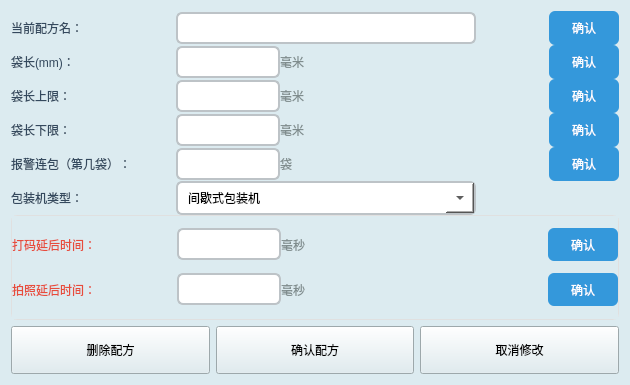
<?xml version="1.0" encoding="UTF-8"?>
<ui version="4.0">
 <class>AlterSchemeClass</class>
 <widget class="QWidget" name="AlterSchemeClass">
  <property name="geometry">
   <rect>
    <x>0</x>
    <y>0</y>
    <width>630</width>
    <height>385</height>
   </rect>
  </property>
  <property name="windowTitle">
   <string>配方参数管理</string>
  </property>
  <property name="windowIcon">
   <iconset resource="../OCRdemo.qrc">
    <normaloff>:/PNG/Resources/PNG/GXPF.png</normaloff>:/PNG/Resources/PNG/GXPF.png</iconset>
  </property>
  <property name="styleSheet">
   <string notr="true">background-color:rgb(220, 235, 240);</string>
  </property>
  <layout class="QVBoxLayout" name="mainLayout">
   <item>
    <widget class="QWidget" name="widget" native="true">
     <property name="styleSheet">
      <string notr="true"/>
     </property>
     <layout class="QVBoxLayout" name="widgetLayout">
      <property name="spacing">
       <number>0</number>
      </property>
      <property name="leftMargin">
       <number>0</number>
      </property>
      <property name="topMargin">
       <number>0</number>
      </property>
      <property name="rightMargin">
       <number>0</number>
      </property>
      <property name="bottomMargin">
       <number>0</number>
      </property>
      <item>
       <layout class="QHBoxLayout" name="hl_name">
        <item>
         <widget class="QLabel" name="label_2">
          <property name="minimumSize">
           <size>
            <width>165</width>
            <height>0</height>
           </size>
          </property>
          <property name="maximumSize">
           <size>
            <width>165</width>
            <height>16777215</height>
           </size>
          </property>
          <property name="styleSheet">
           <string notr="true">font: bold 16px &quot;Microsoft YaHei&quot;; color: #34495e; background: transparent;</string>
          </property>
          <property name="text">
           <string>当前配方名：</string>
          </property>
         </widget>
        </item>
        <item>
         <widget class="QLineEdit" name="lineEdit_4">
          <property name="minimumSize">
           <size>
            <width>300</width>
            <height>0</height>
           </size>
          </property>
          <property name="maximumSize">
           <size>
            <width>300</width>
            <height>16777215</height>
           </size>
          </property>
          <property name="styleSheet">
           <string notr="true">QLineEdit{font: 14px &quot;Microsoft YaHei&quot;; padding: 6px 10px; border: 2px solid #bdc3c7; border-radius: 6px; background: white;}
QLineEdit:focus{border-color: #3498db;}</string>
          </property>
         </widget>
        </item>
        <item>
         <spacer name="horizontalSpacer_2">
          <property name="orientation">
           <enum>Qt::Orientation::Horizontal</enum>
          </property>
          <property name="sizeHint" stdset="0">
           <size>
            <width>40</width>
            <height>20</height>
           </size>
          </property>
         </spacer>
        </item>
        <item>
         <widget class="QToolButton" name="toolButton_4">
          <property name="minimumSize">
           <size>
            <width>70</width>
            <height>34</height>
           </size>
          </property>
          <property name="styleSheet">
           <string notr="true">QToolButton{font: bold 13px &quot;Microsoft YaHei&quot;; background: #3498db; color: white; border-radius: 6px; padding: 6px 14px;}
QToolButton:hover{background: #2980b9;}</string>
          </property>
          <property name="text">
           <string>确认</string>
          </property>
         </widget>
        </item>
       </layout>
      </item>
      <item>
       <layout class="QHBoxLayout" name="hl_dc">
        <item>
         <widget class="QLabel" name="label_4">
          <property name="minimumSize">
           <size>
            <width>165</width>
            <height>0</height>
           </size>
          </property>
          <property name="maximumSize">
           <size>
            <width>165</width>
            <height>16777215</height>
           </size>
          </property>
          <property name="styleSheet">
           <string notr="true">font: bold 16px &quot;Microsoft YaHei&quot;; color: #34495e; background: transparent;</string>
          </property>
          <property name="text">
           <string>袋长(mm)：</string>
          </property>
         </widget>
        </item>
        <item>
         <widget class="QLineEdit" name="lineEdit">
          <property name="styleSheet">
           <string notr="true">QLineEdit{font: 14px &quot;Microsoft YaHei&quot;; padding: 6px 10px; border: 2px solid #bdc3c7; border-radius: 6px; background: white; max-width: 80px;}
QLineEdit:focus{border-color: #3498db;}</string>
          </property>
         </widget>
        </item>
        <item>
         <widget class="QLabel" name="label">
          <property name="styleSheet">
           <string notr="true">font: 13px &quot;Microsoft YaHei&quot;; color: #7f8c8d; background: transparent;</string>
          </property>
          <property name="text">
           <string>毫米</string>
          </property>
         </widget>
        </item>
        <item>
         <spacer name="horizontalSpacer_3">
          <property name="orientation">
           <enum>Qt::Orientation::Horizontal</enum>
          </property>
          <property name="sizeHint" stdset="0">
           <size>
            <width>40</width>
            <height>20</height>
           </size>
          </property>
         </spacer>
        </item>
        <item>
         <widget class="QToolButton" name="toolButton">
          <property name="minimumSize">
           <size>
            <width>70</width>
            <height>34</height>
           </size>
          </property>
          <property name="styleSheet">
           <string notr="true">QToolButton{font: bold 13px &quot;Microsoft YaHei&quot;; background: #3498db; color: white; border-radius: 6px; padding: 6px 14px;}
QToolButton:hover{background: #2980b9;}</string>
          </property>
          <property name="text">
           <string>确认</string>
          </property>
         </widget>
        </item>
       </layout>
      </item>
      <item>
       <layout class="QHBoxLayout" name="hl_max">
        <item>
         <widget class="QLabel" name="label_5">
          <property name="minimumSize">
           <size>
            <width>165</width>
            <height>0</height>
           </size>
          </property>
          <property name="maximumSize">
           <size>
            <width>165</width>
            <height>16777215</height>
           </size>
          </property>
          <property name="styleSheet">
           <string notr="true">font: bold 16px &quot;Microsoft YaHei&quot;; color: #34495e; background: transparent;</string>
          </property>
          <property name="text">
           <string>袋长上限：</string>
          </property>
         </widget>
        </item>
        <item>
         <widget class="QLineEdit" name="lineEdit_2">
          <property name="styleSheet">
           <string notr="true">QLineEdit{font: 14px &quot;Microsoft YaHei&quot;; padding: 6px 10px; border: 2px solid #bdc3c7; border-radius: 6px; background: white; max-width: 80px;}
QLineEdit:focus{border-color: #3498db;}</string>
          </property>
         </widget>
        </item>
        <item>
         <widget class="QLabel" name="label_3">
          <property name="styleSheet">
           <string notr="true">font: 13px &quot;Microsoft YaHei&quot;; color: #7f8c8d; background: transparent;</string>
          </property>
          <property name="text">
           <string>毫米</string>
          </property>
         </widget>
        </item>
        <item>
         <spacer name="horizontalSpacer_4">
          <property name="orientation">
           <enum>Qt::Orientation::Horizontal</enum>
          </property>
          <property name="sizeHint" stdset="0">
           <size>
            <width>40</width>
            <height>20</height>
           </size>
          </property>
         </spacer>
        </item>
        <item>
         <widget class="QToolButton" name="toolButton_2">
          <property name="minimumSize">
           <size>
            <width>70</width>
            <height>34</height>
           </size>
          </property>
          <property name="styleSheet">
           <string notr="true">QToolButton{font: bold 13px &quot;Microsoft YaHei&quot;; background: #3498db; color: white; border-radius: 6px; padding: 6px 14px;}
QToolButton:hover{background: #2980b9;}</string>
          </property>
          <property name="text">
           <string>确认</string>
          </property>
         </widget>
        </item>
       </layout>
      </item>
      <item>
       <layout class="QHBoxLayout" name="hl_min">
        <item>
         <widget class="QLabel" name="label_8">
          <property name="minimumSize">
           <size>
            <width>165</width>
            <height>0</height>
           </size>
          </property>
          <property name="maximumSize">
           <size>
            <width>165</width>
            <height>16777215</height>
           </size>
          </property>
          <property name="styleSheet">
           <string notr="true">font: bold 16px &quot;Microsoft YaHei&quot;; color: #34495e; background: transparent;</string>
          </property>
          <property name="text">
           <string>袋长下限：</string>
          </property>
         </widget>
        </item>
        <item>
         <widget class="QLineEdit" name="lineEdit_5">
          <property name="styleSheet">
           <string notr="true">QLineEdit{font: 14px &quot;Microsoft YaHei&quot;; padding: 6px 10px; border: 2px solid #bdc3c7; border-radius: 6px; background: white; max-width: 80px;}
QLineEdit:focus{border-color: #3498db;}</string>
          </property>
         </widget>
        </item>
        <item>
         <widget class="QLabel" name="label_9">
          <property name="styleSheet">
           <string notr="true">font: 13px &quot;Microsoft YaHei&quot;; color: #7f8c8d; background: transparent;</string>
          </property>
          <property name="text">
           <string>毫米</string>
          </property>
         </widget>
        </item>
        <item>
         <spacer name="horizontalSpacer_5">
          <property name="orientation">
           <enum>Qt::Orientation::Horizontal</enum>
          </property>
          <property name="sizeHint" stdset="0">
           <size>
            <width>40</width>
            <height>20</height>
           </size>
          </property>
         </spacer>
        </item>
        <item>
         <widget class="QToolButton" name="toolButton_9">
          <property name="minimumSize">
           <size>
            <width>70</width>
            <height>34</height>
           </size>
          </property>
          <property name="styleSheet">
           <string notr="true">QToolButton{font: bold 13px &quot;Microsoft YaHei&quot;; background: #3498db; color: white; border-radius: 6px; padding: 6px 14px;}
QToolButton:hover{background: #2980b9;}</string>
          </property>
          <property name="text">
           <string>确认</string>
          </property>
         </widget>
        </item>
       </layout>
      </item>
      <item>
       <layout class="QHBoxLayout" name="hl_warn">
        <item>
         <widget class="QLabel" name="label_6">
          <property name="sizePolicy">
           <sizepolicy hsizetype="Fixed" vsizetype="Preferred">
            <horstretch>0</horstretch>
            <verstretch>0</verstretch>
           </sizepolicy>
          </property>
          <property name="minimumSize">
           <size>
            <width>165</width>
            <height>0</height>
           </size>
          </property>
          <property name="maximumSize">
           <size>
            <width>165</width>
            <height>16777215</height>
           </size>
          </property>
          <property name="styleSheet">
           <string notr="true">font: bold 16px &quot;Microsoft YaHei&quot;; color: #34495e; background: transparent;</string>
          </property>
          <property name="text">
           <string>报警连包（第几袋）：</string>
          </property>
         </widget>
        </item>
        <item>
         <widget class="QLineEdit" name="lineEdit_3">
          <property name="styleSheet">
           <string notr="true">QLineEdit{font: 14px &quot;Microsoft YaHei&quot;; padding: 6px 10px; border: 2px solid #bdc3c7; border-radius: 6px; background: white; max-width: 80px;}
QLineEdit:focus{border-color: #3498db;}</string>
          </property>
         </widget>
        </item>
        <item>
         <widget class="QLabel" name="label_14">
          <property name="styleSheet">
           <string notr="true">font: 13px &quot;Microsoft YaHei&quot;; color: #7f8c8d; background: transparent;</string>
          </property>
          <property name="text">
           <string>袋</string>
          </property>
         </widget>
        </item>
        <item>
         <spacer name="horizontalSpacer_6">
          <property name="orientation">
           <enum>Qt::Orientation::Horizontal</enum>
          </property>
          <property name="sizeHint" stdset="0">
           <size>
            <width>40</width>
            <height>20</height>
           </size>
          </property>
         </spacer>
        </item>
        <item>
         <widget class="QToolButton" name="toolButton_3">
          <property name="minimumSize">
           <size>
            <width>70</width>
            <height>34</height>
           </size>
          </property>
          <property name="styleSheet">
           <string notr="true">QToolButton{font: bold 13px &quot;Microsoft YaHei&quot;; background: #3498db; color: white; border-radius: 6px; padding: 6px 14px;}
QToolButton:hover{background: #2980b9;}</string>
          </property>
          <property name="text">
           <string>确认</string>
          </property>
         </widget>
        </item>
       </layout>
      </item>
      <item>
       <layout class="QHBoxLayout" name="hl_machine">
        <item>
         <widget class="QLabel" name="label_7">
          <property name="sizePolicy">
           <sizepolicy hsizetype="Fixed" vsizetype="Preferred">
            <horstretch>0</horstretch>
            <verstretch>0</verstretch>
           </sizepolicy>
          </property>
          <property name="minimumSize">
           <size>
            <width>165</width>
            <height>0</height>
           </size>
          </property>
          <property name="maximumSize">
           <size>
            <width>165</width>
            <height>16777215</height>
           </size>
          </property>
          <property name="styleSheet">
           <string notr="true">font: bold 16px &quot;Microsoft YaHei&quot;; color: #34495e; background: transparent;</string>
          </property>
          <property name="text">
           <string>包装机类型：</string>
          </property>
         </widget>
        </item>
        <item>
         <widget class="QComboBox" name="comboBox">
          <property name="minimumSize">
           <size>
            <width>300</width>
            <height>34</height>
           </size>
          </property>
          <property name="maximumSize">
           <size>
            <width>300</width>
            <height>16777215</height>
           </size>
          </property>
          <property name="styleSheet">
           <string notr="true">QComboBox{font: 14px &quot;Microsoft YaHei&quot;; padding: 4px 10px; border: 2px solid #bdc3c7; border-radius: 6px; background: white;}
QComboBox:focus{border-color: #3498db;}
QComboBox::drop-down{subcontrol-position: right; width: 28px;}

</string>
          </property>
          <item>
           <property name="text">
            <string>间歇式包装机</string>
           </property>
          </item>
          <item>
           <property name="text">
            <string>连续式包装机</string>
           </property>
          </item>
         </widget>
        </item>
        <item>
         <spacer name="horizontalSpacer">
          <property name="orientation">
           <enum>Qt::Orientation::Horizontal</enum>
          </property>
          <property name="sizeHint" stdset="0">
           <size>
            <width>40</width>
            <height>20</height>
           </size>
          </property>
         </spacer>
        </item>
       </layout>
      </item>
      <item>
       <widget class="QStackedWidget" name="stackedWidget">
        <property name="styleSheet">
         <string notr="true">#stackedWidget{background: #fafafa; border: 1px solid #e0e0e0; border-radius: 6px;}</string>
        </property>
        <property name="currentIndex">
         <number>0</number>
        </property>
        <widget class="QWidget" name="page">
         <layout class="QVBoxLayout" name="pageLayout">
          <property name="spacing">
           <number>0</number>
          </property>
          <property name="leftMargin">
           <number>0</number>
          </property>
          <property name="topMargin">
           <number>0</number>
          </property>
          <property name="rightMargin">
           <number>0</number>
          </property>
          <property name="bottomMargin">
           <number>0</number>
          </property>
          <item>
           <layout class="QHBoxLayout" name="hl_time1">
            <item>
             <widget class="QLabel" name="label_12">
              <property name="minimumSize">
               <size>
                <width>165</width>
                <height>0</height>
               </size>
              </property>
              <property name="maximumSize">
               <size>
                <width>165</width>
                <height>16777215</height>
               </size>
              </property>
              <property name="styleSheet">
               <string notr="true">font: bold 14px &quot;Microsoft YaHei&quot;; color: #e74c3c; background: transparent;</string>
              </property>
              <property name="text">
               <string>打码延后时间：</string>
              </property>
             </widget>
            </item>
            <item>
             <widget class="QLineEdit" name="lineEdit_8">
              <property name="styleSheet">
               <string notr="true">QLineEdit{font: 14px &quot;Microsoft YaHei&quot;; padding: 6px 10px; border: 2px solid #bdc3c7; border-radius: 6px; background: white; max-width: 80px;}
QLineEdit:focus{border-color: #3498db;}</string>
              </property>
             </widget>
            </item>
            <item>
             <widget class="QLabel" name="label_ms1">
              <property name="styleSheet">
               <string notr="true">font: 13px &quot;Microsoft YaHei&quot;; color: #7f8c8d; background: transparent;</string>
              </property>
              <property name="text">
               <string>毫秒</string>
              </property>
             </widget>
            </item>
            <item>
             <spacer name="horizontalSpacer_7">
              <property name="orientation">
               <enum>Qt::Orientation::Horizontal</enum>
              </property>
              <property name="sizeHint" stdset="0">
               <size>
                <width>40</width>
                <height>20</height>
               </size>
              </property>
             </spacer>
            </item>
            <item>
             <widget class="QToolButton" name="toolButton_7">
              <property name="minimumSize">
               <size>
                <width>70</width>
                <height>32</height>
               </size>
              </property>
              <property name="styleSheet">
               <string notr="true">QToolButton{font: bold 13px &quot;Microsoft YaHei&quot;; background: #3498db; color: white; border-radius: 6px; padding: 6px 14px;}
QToolButton:hover{background: #2980b9;}</string>
              </property>
              <property name="text">
               <string>确认</string>
              </property>
             </widget>
            </item>
           </layout>
          </item>
          <item>
           <layout class="QHBoxLayout" name="hl_time2">
            <item>
             <widget class="QLabel" name="label_13">
              <property name="minimumSize">
               <size>
                <width>165</width>
                <height>0</height>
               </size>
              </property>
              <property name="maximumSize">
               <size>
                <width>165</width>
                <height>16777215</height>
               </size>
              </property>
              <property name="styleSheet">
               <string notr="true">font: bold 14px &quot;Microsoft YaHei&quot;; color: #e74c3c; background: transparent;</string>
              </property>
              <property name="text">
               <string>拍照延后时间：</string>
              </property>
             </widget>
            </item>
            <item>
             <widget class="QLineEdit" name="lineEdit_9">
              <property name="styleSheet">
               <string notr="true">QLineEdit{font: 14px &quot;Microsoft YaHei&quot;; padding: 6px 10px; border: 2px solid #bdc3c7; border-radius: 6px; background: white; max-width: 80px;}
QLineEdit:focus{border-color: #3498db;}</string>
              </property>
             </widget>
            </item>
            <item>
             <widget class="QLabel" name="label_ms2">
              <property name="styleSheet">
               <string notr="true">font: 13px &quot;Microsoft YaHei&quot;; color: #7f8c8d; background: transparent;</string>
              </property>
              <property name="text">
               <string>毫秒</string>
              </property>
             </widget>
            </item>
            <item>
             <spacer name="horizontalSpacer_8">
              <property name="orientation">
               <enum>Qt::Orientation::Horizontal</enum>
              </property>
              <property name="sizeHint" stdset="0">
               <size>
                <width>40</width>
                <height>20</height>
               </size>
              </property>
             </spacer>
            </item>
            <item>
             <widget class="QToolButton" name="toolButton_8">
              <property name="minimumSize">
               <size>
                <width>70</width>
                <height>32</height>
               </size>
              </property>
              <property name="styleSheet">
               <string notr="true">QToolButton{font: bold 13px &quot;Microsoft YaHei&quot;; background: #3498db; color: white; border-radius: 6px; padding: 6px 14px;}
QToolButton:hover{background: #2980b9;}</string>
              </property>
              <property name="text">
               <string>确认</string>
              </property>
             </widget>
            </item>
           </layout>
          </item>
         </layout>
        </widget>
        <widget class="QWidget" name="page_2">
         <layout class="QVBoxLayout" name="page2Layout">
          <property name="spacing">
           <number>0</number>
          </property>
          <property name="leftMargin">
           <number>0</number>
          </property>
          <property name="topMargin">
           <number>0</number>
          </property>
          <property name="rightMargin">
           <number>0</number>
          </property>
          <property name="bottomMargin">
           <number>0</number>
          </property>
          <item>
           <layout class="QHBoxLayout" name="hl_dist1">
            <item>
             <widget class="QLabel" name="label_11">
              <property name="styleSheet">
               <string notr="true">font: bold 14px &quot;Microsoft YaHei&quot;; color: #e74c3c; background: transparent;</string>
              </property>
              <property name="text">
               <string>打码延后距离：</string>
              </property>
             </widget>
            </item>
            <item>
             <widget class="QLineEdit" name="lineEdit_7">
              <property name="styleSheet">
               <string notr="true">QLineEdit{font: 14px &quot;Microsoft YaHei&quot;; padding: 6px 10px; border: 2px solid #bdc3c7; border-radius: 6px; background: white; max-width: 80px;}
QLineEdit:focus{border-color: #3498db;}</string>
              </property>
             </widget>
            </item>
            <item>
             <widget class="QLabel" name="label_mm1">
              <property name="styleSheet">
               <string notr="true">font: 13px &quot;Microsoft YaHei&quot;; color: #7f8c8d; background: transparent;</string>
              </property>
              <property name="text">
               <string>mm</string>
              </property>
             </widget>
            </item>
            <item>
             <widget class="QToolButton" name="toolButton_6">
              <property name="minimumSize">
               <size>
                <width>70</width>
                <height>32</height>
               </size>
              </property>
              <property name="styleSheet">
               <string notr="true">QToolButton{font: bold 13px &quot;Microsoft YaHei&quot;; background: #3498db; color: white; border-radius: 6px; padding: 6px 14px;}
QToolButton:hover{background: #2980b9;}</string>
              </property>
              <property name="text">
               <string>确认</string>
              </property>
             </widget>
            </item>
           </layout>
          </item>
          <item>
           <layout class="QHBoxLayout" name="hl_dist2">
            <item>
             <widget class="QLabel" name="label_10">
              <property name="styleSheet">
               <string notr="true">font: bold 14px &quot;Microsoft YaHei&quot;; color: #e74c3c; background: transparent;</string>
              </property>
              <property name="text">
               <string>拍照延后距离：</string>
              </property>
             </widget>
            </item>
            <item>
             <widget class="QLineEdit" name="lineEdit_6">
              <property name="styleSheet">
               <string notr="true">QLineEdit{font: 14px &quot;Microsoft YaHei&quot;; padding: 6px 10px; border: 2px solid #bdc3c7; border-radius: 6px; background: white; max-width: 80px;}
QLineEdit:focus{border-color: #3498db;}</string>
              </property>
             </widget>
            </item>
            <item>
             <widget class="QLabel" name="label_mm2">
              <property name="styleSheet">
               <string notr="true">font: 13px &quot;Microsoft YaHei&quot;; color: #7f8c8d; background: transparent;</string>
              </property>
              <property name="text">
               <string>mm</string>
              </property>
             </widget>
            </item>
            <item>
             <widget class="QToolButton" name="toolButton_5">
              <property name="minimumSize">
               <size>
                <width>70</width>
                <height>32</height>
               </size>
              </property>
              <property name="styleSheet">
               <string notr="true">QToolButton{font: bold 13px &quot;Microsoft YaHei&quot;; background: #3498db; color: white; border-radius: 6px; padding: 6px 14px;}
QToolButton:hover{background: #2980b9;}</string>
              </property>
              <property name="text">
               <string>确认</string>
              </property>
             </widget>
            </item>
           </layout>
          </item>
         </layout>
        </widget>
       </widget>
      </item>
     </layout>
    </widget>
   </item>
   <item>
    <layout class="QHBoxLayout" name="hl_btns">
     <item>
      <widget class="QPushButton" name="pushButton_3">
       <property name="minimumSize">
        <size>
         <width>130</width>
         <height>48</height>
        </size>
       </property>
       <property name="text">
        <string>删除配方</string>
       </property>
       <property name="icon">
        <iconset resource="../OCRdemo.qrc">
         <normaloff>:/PNG/Resources/PNG/SCPF.png</normaloff>:/PNG/Resources/PNG/SCPF.png</iconset>
       </property>
       <property name="iconSize">
        <size>
         <width>28</width>
         <height>28</height>
        </size>
       </property>
      </widget>
     </item>
     <item>
      <widget class="QPushButton" name="pushButton">
       <property name="minimumSize">
        <size>
         <width>130</width>
         <height>48</height>
        </size>
       </property>
       <property name="text">
        <string>确认配方</string>
       </property>
       <property name="icon">
        <iconset resource="../OCRdemo.qrc">
         <normaloff>:/PIC/Resources/PICs/ZCYX.png</normaloff>:/PIC/Resources/PICs/ZCYX.png</iconset>
       </property>
       <property name="iconSize">
        <size>
         <width>28</width>
         <height>28</height>
        </size>
       </property>
      </widget>
     </item>
     <item>
      <widget class="QPushButton" name="pushButton_2">
       <property name="minimumSize">
        <size>
         <width>130</width>
         <height>48</height>
        </size>
       </property>
       <property name="text">
        <string>取消修改</string>
       </property>
       <property name="icon">
        <iconset resource="../OCRdemo.qrc">
         <normaloff>:/PIC/Resources/PICs/Fanhui.png</normaloff>:/PIC/Resources/PICs/Fanhui.png</iconset>
       </property>
       <property name="iconSize">
        <size>
         <width>28</width>
         <height>28</height>
        </size>
       </property>
      </widget>
     </item>
    </layout>
   </item>
  </layout>
 </widget>
 <resources>
  <include location="../OCRdemo.qrc"/>
 </resources>
 <connections/>
</ui>
